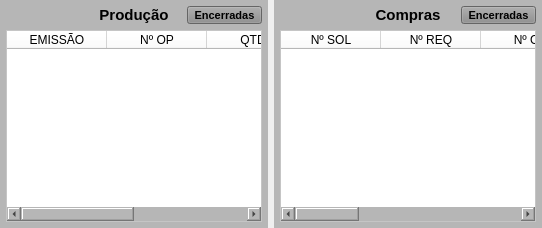
              <widget class="QWidget" name="widget_6" native="true">
               <layout class="QHBoxLayout" name="horizontalLayout_3">
                <property name="leftMargin">
                 <number>0</number>
                </property>
                <property name="topMargin">
                 <number>0</number>
                </property>
                <property name="rightMargin">
                 <number>0</number>
                </property>
                <property name="bottomMargin">
                 <number>0</number>
                </property>
                <item>
                 <widget class="QWidget" name="widget_Producao" native="true">
                  <property name="minimumSize">
                   <size>
                    <width>0</width>
                    <height>0</height>
                   </size>
                  </property>
                  <property name="maximumSize">
                   <size>
                    <width>16777215</width>
                    <height>16777215</height>
                   </size>
                  </property>
                  <property name="styleSheet">
                   <string notr="true">background-color: rgb(182, 182, 182);</string>
                  </property>
                  <layout class="QVBoxLayout" name="verticalLayout_3">
                   <property name="leftMargin">
                    <number>6</number>
                   </property>
                   <property name="topMargin">
                    <number>6</number>
                   </property>
                   <property name="rightMargin">
                    <number>6</number>
                   </property>
                   <property name="bottomMargin">
                    <number>6</number>
                   </property>
                   <item>
                    <widget class="QWidget" name="widget_26" native="true">
                     <property name="minimumSize">
                      <size>
                       <width>0</width>
                       <height>18</height>
                      </size>
                     </property>
                     <property name="maximumSize">
                      <size>
                       <width>16777215</width>
                       <height>18</height>
                      </size>
                     </property>
                     <layout class="QHBoxLayout" name="horizontalLayout_18">
                      <property name="leftMargin">
                       <number>0</number>
                      </property>
                      <property name="topMargin">
                       <number>0</number>
                      </property>
                      <property name="rightMargin">
                       <number>0</number>
                      </property>
                      <property name="bottomMargin">
                       <number>0</number>
                      </property>
                      <item>
                       <widget class="QLabel" name="label_11">
                        <property name="minimumSize">
                         <size>
                          <width>75</width>
                          <height>0</height>
                         </size>
                        </property>
                        <property name="maximumSize">
                         <size>
                          <width>75</width>
                          <height>16777215</height>
                         </size>
                        </property>
                        <property name="text">
                         <string/>
                        </property>
                       </widget>
                      </item>
                      <item>
                       <widget class="QLabel" name="label_60">
                        <property name="minimumSize">
                         <size>
                          <width>0</width>
                          <height>0</height>
                         </size>
                        </property>
                        <property name="maximumSize">
                         <size>
                          <width>16777215</width>
                          <height>16777215</height>
                         </size>
                        </property>
                        <property name="font">
                         <font>
                          <pointsize>11</pointsize>
                          <weight>75</weight>
                          <bold>true</bold>
                         </font>
                        </property>
                        <property name="text">
                         <string>Produção</string>
                        </property>
                        <property name="alignment">
                         <set>Qt::AlignCenter</set>
                        </property>
                       </widget>
                      </item>
                      <item>
                       <widget class="QPushButton" name="btn_OP_Encerradas">
                        <property name="sizePolicy">
                         <sizepolicy hsizetype="Preferred" vsizetype="Preferred">
                          <horstretch>0</horstretch>
                          <verstretch>0</verstretch>
                         </sizepolicy>
                        </property>
                        <property name="minimumSize">
                         <size>
                          <width>75</width>
                          <height>0</height>
                         </size>
                        </property>
                        <property name="maximumSize">
                         <size>
                          <width>75</width>
                          <height>16777215</height>
                         </size>
                        </property>
                        <property name="font">
                         <font>
                          <pointsize>8</pointsize>
                          <weight>75</weight>
                          <bold>true</bold>
                         </font>
                        </property>
                        <property name="cursor">
                         <cursorShape>PointingHandCursor</cursorShape>
                        </property>
                        <property name="layoutDirection">
                         <enum>Qt::LeftToRight</enum>
                        </property>
                        <property name="autoFillBackground">
                         <bool>false</bool>
                        </property>
                        <property name="styleSheet">
                         <string notr="true">background-color: rgb(141, 141, 141);</string>
                        </property>
                        <property name="text">
                         <string>Encerradas</string>
                        </property>
                        <property name="checkable">
                         <bool>false</bool>
                        </property>
                        <property name="autoDefault">
                         <bool>false</bool>
                        </property>
                        <property name="default">
                         <bool>false</bool>
                        </property>
                        <property name="flat">
                         <bool>false</bool>
                        </property>
                       </widget>
                      </item>
                     </layout>
                    </widget>
                   </item>
                   <item>
                    <widget class="QTableWidget" name="table_Producao">
                     <property name="sizePolicy">
                      <sizepolicy hsizetype="Preferred" vsizetype="Preferred">
                       <horstretch>0</horstretch>
                       <verstretch>0</verstretch>
                      </sizepolicy>
                     </property>
                     <property name="font">
                      <font>
                       <pointsize>9</pointsize>
                      </font>
                     </property>
                     <property name="styleSheet">
                      <string notr="true">background-color: rgb(255, 255, 255);</string>
                     </property>
                     <column>
                      <property name="text">
                       <string>EMISSÃO</string>
                      </property>
                     </column>
                     <column>
                      <property name="text">
                       <string>Nº OP</string>
                      </property>
                     </column>
                     <column>
                      <property name="text">
                       <string>QTDE</string>
                      </property>
                     </column>
                     <column>
                      <property name="text">
                       <string>EST/CON</string>
                      </property>
                     </column>
                    </widget>
                   </item>
                  </layout>
                 </widget>
                </item>
                <item>
                 <widget class="QWidget" name="widget_Compras" native="true">
                  <property name="maximumSize">
                   <size>
                    <width>16777215</width>
                    <height>16777215</height>
                   </size>
                  </property>
                  <property name="styleSheet">
                   <string notr="true">background-color: rgb(182, 182, 182);</string>
                  </property>
                  <layout class="QVBoxLayout" name="verticalLayout_10">
                   <property name="leftMargin">
                    <number>6</number>
                   </property>
                   <property name="topMargin">
                    <number>6</number>
                   </property>
                   <property name="rightMargin">
                    <number>6</number>
                   </property>
                   <property name="bottomMargin">
                    <number>6</number>
                   </property>
                   <item>
                    <widget class="QWidget" name="widget_20" native="true">
                     <property name="minimumSize">
                      <size>
                       <width>0</width>
                       <height>18</height>
                      </size>
                     </property>
                     <property name="maximumSize">
                      <size>
                       <width>16777215</width>
                       <height>18</height>
                      </size>
                     </property>
                     <layout class="QHBoxLayout" name="horizontalLayout_17">
                      <property name="leftMargin">
                       <number>0</number>
                      </property>
                      <property name="topMargin">
                       <number>0</number>
                      </property>
                      <property name="rightMargin">
                       <number>0</number>
                      </property>
                      <property name="bottomMargin">
                       <number>0</number>
                      </property>
                      <item>
                       <widget class="QLabel" name="label_10">
                        <property name="minimumSize">
                         <size>
                          <width>75</width>
                          <height>0</height>
                         </size>
                        </property>
                        <property name="maximumSize">
                         <size>
                          <width>75</width>
                          <height>16777215</height>
                         </size>
                        </property>
                        <property name="text">
                         <string/>
                        </property>
                       </widget>
                      </item>
                      <item>
                       <widget class="QLabel" name="label_67">
                        <property name="minimumSize">
                         <size>
                          <width>0</width>
                          <height>18</height>
                         </size>
                        </property>
                        <property name="maximumSize">
                         <size>
                          <width>16777215</width>
                          <height>18</height>
                         </size>
                        </property>
                        <property name="font">
                         <font>
                          <pointsize>11</pointsize>
                          <weight>75</weight>
                          <bold>true</bold>
                         </font>
                        </property>
                        <property name="text">
                         <string>Compras</string>
                        </property>
                        <property name="alignment">
                         <set>Qt::AlignCenter</set>
                        </property>
                       </widget>
                      </item>
                      <item>
                       <widget class="QPushButton" name="btn_Compras">
                        <property name="sizePolicy">
                         <sizepolicy hsizetype="Preferred" vsizetype="Preferred">
                          <horstretch>0</horstretch>
                          <verstretch>0</verstretch>
                         </sizepolicy>
                        </property>
                        <property name="minimumSize">
                         <size>
                          <width>75</width>
                          <height>0</height>
                         </size>
                        </property>
                        <property name="maximumSize">
                         <size>
                          <width>75</width>
                          <height>16777215</height>
                         </size>
                        </property>
                        <property name="font">
                         <font>
                          <pointsize>8</pointsize>
                          <weight>75</weight>
                          <bold>true</bold>
                         </font>
                        </property>
                        <property name="cursor">
                         <cursorShape>PointingHandCursor</cursorShape>
                        </property>
                        <property name="layoutDirection">
                         <enum>Qt::LeftToRight</enum>
                        </property>
                        <property name="autoFillBackground">
                         <bool>false</bool>
                        </property>
                        <property name="styleSheet">
                         <string notr="true">background-color: rgb(141, 141, 141);</string>
                        </property>
                        <property name="text">
                         <string>Encerradas</string>
                        </property>
                        <property name="checkable">
                         <bool>false</bool>
                        </property>
                        <property name="autoDefault">
                         <bool>false</bool>
                        </property>
                        <property name="default">
                         <bool>false</bool>
                        </property>
                        <property name="flat">
                         <bool>false</bool>
                        </property>
                       </widget>
                      </item>
                     </layout>
                    </widget>
                   </item>
                   <item>
                    <widget class="QTableWidget" name="table_Compra">
                     <property name="sizePolicy">
                      <sizepolicy hsizetype="Preferred" vsizetype="Preferred">
                       <horstretch>0</horstretch>
                       <verstretch>0</verstretch>
                      </sizepolicy>
                     </property>
                     <property name="font">
                      <font>
                       <pointsize>9</pointsize>
                      </font>
                     </property>
                     <property name="styleSheet">
                      <string notr="true">background-color: rgb(255, 255, 255);</string>
                     </property>
                     <column>
                      <property name="text">
                       <string>Nº SOL</string>
                      </property>
                     </column>
                     <column>
                      <property name="text">
                       <string>Nº REQ</string>
                      </property>
                     </column>
                     <column>
                      <property name="text">
                       <string>Nº OC</string>
                      </property>
                     </column>
                     <column>
                      <property name="text">
                       <string>EMISSÃO</string>
                      </property>
                     </column>
                     <column>
                      <property name="text">
                       <string>FORNECEDOR</string>
                      </property>
                     </column>
                     <column>
                      <property name="text">
                       <string>QTDE</string>
                      </property>
                     </column>
                     <column>
                      <property name="text">
                       <string>ENTREGA</string>
                      </property>
                     </column>
                    </widget>
                   </item>
                  </layout>
                 </widget>
                </item>
               </layout>
              </widget>
